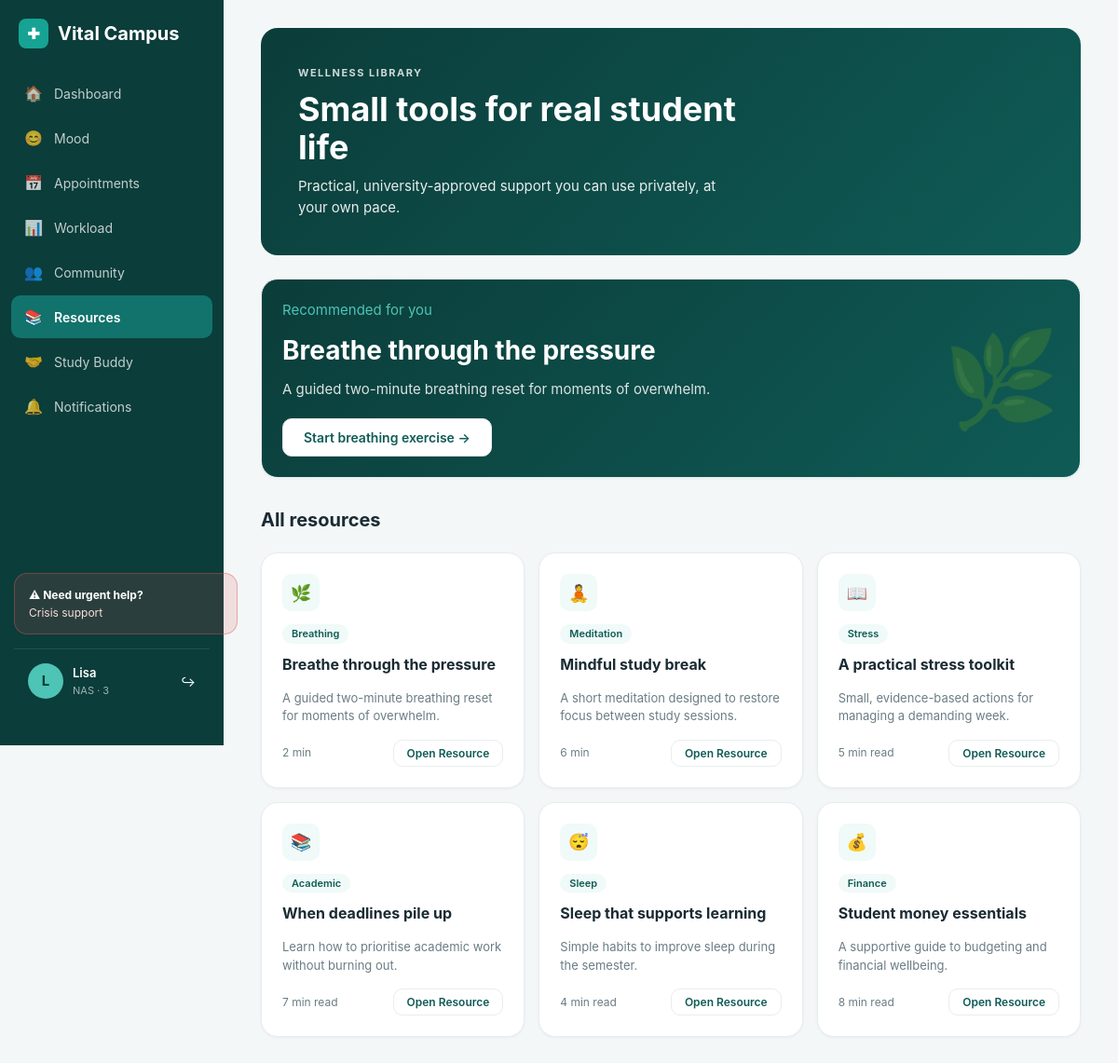
/resources (signed in), run on the app's committed database.
### database.py (models this page shows, shortened)
class User(UserMixin, db.Model):
    __tablename__ = 'users'
    id = db.Column(db.Integer, primary_key=True)
    user_id = db.Column(db.String(36), unique=True, nullable=False, default=lambda: str(uuid.uuid4()))
    student_number = db.Column(db.String(15), unique=True, nullable=False)
    preferred_name = db.Column(db.String(60), nullable=False)
    email = db.Column(db.String(120), unique=True, nullable=False)
    password = db.Column(db.String(200), nullable=False)
    faculty = db.Column(db.String(80), nullable=False)
    year_of_study = db.Column(db.SmallInteger, nullable=False)
    role = db.Column(db.String(20), default='student')
    is_active = db.Column(db.Boolean, default=True)
    created_at = db.Column(db.DateTime, default=datetime.utcnow)
    last_login = db.Column(db.DateTime, nullable=True)
    moods = db.relationship('MoodEntry', backref='user', lazy=True)
    appointments = db.relationship('Appointment', backref='user', lazy=True)
    posts = db.relationship('PeerPost', backref='user', lazy=True)
    notifications = db.relationship('Notification', backref='user', lazy=True)

class Resource(db.Model):
    __tablename__ = 'resources'
    id = db.Column(db.Integer, primary_key=True)
    title = db.Column(db.String(120), nullable=False)
    description = db.Column(db.String(300), nullable=False)
    category = db.Column(db.String(30), nullable=False)
    duration = db.Column(db.String(20), nullable=False)
    icon = db.Column(db.String(10), default='📚')
    featured = db.Column(db.Boolean, default=False)
    created_at = db.Column(db.DateTime, default=datetime.utcnow)

### app.py (the view)
@app.route('/resources')
@student_only
@login_required
def resources():
    all_resources = Resource.query.order_by(Resource.created_at.asc()).all()
    featured = next((r for r in all_resources if r.featured), None)
    return render_template('resources.html', resources=all_resources, featured=featured)

### app.py (called while the page is built)
@login_manager.user_loader
def load_user(user_id):
    return User.query.get(int(user_id))

def student_only(f):
    @wraps(f)
    def decorated(*args, **kwargs):
        if current_user.role == 'admin':
            flash('Admins use the admin panel.', 'info')
            return redirect(url_for('admin'))
        return f(*args, **kwargs)
    return decorated

### templates/resources.html (shortened to what this page needs)
<!DOCTYPE html>
<html lang="en">
<head>
    <link rel="stylesheet" href="{{ url_for('static', filename='css/style.css') }}">
</head>
<body>
    <div class="layout">
        <aside class="sidebar">
            <div>
                <div class="sidebar-brand"><div class="sidebar-brand-icon">✚</div><span>Vital Campus</span></div>
                <nav class="sidebar-nav">
                    <a href="{{ url_for('dashboard') }}"><i>🏠</i><span>Dashboard</span></a>
                    <a href="{{ url_for('mood') }}"><i>😊</i><span>Mood</span></a>
                    <a href="{{ url_for('booking') }}"><i>📅</i><span>Appointments</span></a>
                    <a href="{{ url_for('workload') }}"><i>📊</i><span>Workload</span></a>
                    <a href="{{ url_for('forum') }}"><i>👥</i><span>Community</span></a>
                    <a href="{{ url_for('resources') }}" class="active"><i>📚</i><span>Resources</span></a>
                    <a href="{{ url_for('studybuddy') }}"><i>🤝</i><span>Study Buddy</span></a>
                    <a href="{{ url_for('notifications') }}"><i>🔔</i><span>Notifications</span></a>
                </nav>
            </div>
            <div>
                <button class="sidebar-crisis" onclick="openCrisisModal()" style="cursor:pointer; width:100%; text-align:left; font-family:inherit;">
                    <strong>⚠ Need urgent help?</strong>
                    Crisis support
                </button>
                <div class="sidebar-user">
                    <div class="sidebar-user-avatar">{{ current_user.preferred_name[0] }}</div>
                    <div class="sidebar-user-info"><div>{{ current_user.preferred_name }}</div><div>NAS · {{ current_user.year_of_study }}</div></div>
                    <a href="{{ url_for('logout') }}" style="margin-left:auto; color:#fff; text-decoration:none; font-size:14px;">↪</a>
                </div>
            </div>
        </aside>
        <main class="main-content">
            <div class="banner">
                <div class="banner-content">
                    <div class="eyebrow">Wellness Library</div>
                    <h1>Small tools for real student life</h1>
                    <p>Practical, university-approved support you can use privately, at your own pace.</p>
                </div>
            </div>
            {% if featured %}
            <div class="card" style="background: linear-gradient(135deg, var(--teal-900), var(--teal-700)); color: white;">
                <div style="display: flex; justify-content: space-between; align-items: center; gap: 20px;">
                    <div>
                        <div class="eyebrow" style="color: var(--teal-400);">Recommended for you</div>
                        <h2 style="font-size: 28px; margin: 10px 0;">{{ featured.title }}</h2>
                        <p style="opacity: 0.85; max-width: 500px;">{{ featured.description }}</p>
                        <button class="btn btn-secondary" style="margin-top: 20px;" onclick="openResource('{{ featured.title }}', '{{ featured.description }}', '{{ featured.duration }}')">Start breathing exercise →</button>
                    </div>
                    <div style="font-size: 100px; opacity: 0.3;">{{ featured.icon }}</div>
                </div>
            </div>
            {% endif %}
            <h3 style="margin: 30px 0 15px 0; font-size: 20px;">All resources</h3>
            <div class="quick-actions" style="grid-template-columns: repeat(3, 1fr);">
                {% for r in resources %}
                <div class="card" style="margin: 0;">
                    <div style="width: 40px; height: 40px; border-radius: 10px; background: var(--teal-50); color: var(--teal-600); display: flex; align-items: center; justify-content: center; font-size: 18px; margin-bottom: 12px;">{{ r.icon }}</div>
                    <div style="font-size: 11px; background: var(--teal-50); color: var(--teal-700); padding: 2px 10px; border-radius: 12px; display: inline-block; margin-bottom: 10px; font-weight: 600;">{{ r.category }}</div>
                    <h3>{{ r.title }}</h3>
                    <p style="color: var(--ink-500); font-size: 13px; margin-bottom: 15px;">{{ r.description }}</p>
                    <div style="display: flex; justify-content: space-between; align-items: center; font-size: 12px; color: var(--ink-500);">
                        <span>{{ r.duration }}</span>
                        <button class="btn btn-secondary" style="padding: 6px 14px; font-size: 12px;" onclick="openResource('{{ r.title }}', '{{ r.description }}', '{{ r.duration }}')">Open Resource</button>
                    </div>
                </div>
                {% else %}
                <div class="card" style="grid-column: span 3; text-align: center; padding: 40px; color: var(--ink-500);">No resources available yet.</div>
                {% endfor %}
            </div>
        </main>
    </div>
</body>
</html>

### static/css/style.css (style rules this page uses)
:root { --teal-900: #0b3d3a; --teal-700: #0f5b56; --teal-600: #12736c; --teal-500: #16a394; --teal-400: #4dc4b5; --teal-100: #e6f7f4; --teal-50: #f0faf8; --amber-500: #e6a23c; --amber-100: #fdf3e2; --red-500: #d9534f; --red-100: #fdeceb; --ink-900: #1a2b33; --ink-700: #334a55; --ink-500: #6b7d85; --ink-300: #b3bfc5; --ink-100: #e8edef; --bg: #f4f7f8; --white: #ffffff; --radius: 14px; --radius-lg: 18px; --shadow-sm: 0 1px 3px rgba(15, 91, 86, 0.06); --shadow-md: 0 4px 14px rgba(15, 91, 86, 0.08); }
* { margin: 0; padding: 0; box-sizing: border-box; }
body { font-family: -apple-system, BlinkMacSystemFont, 'Segoe UI', Roboto, sans-serif; background: var(--bg); color: var(--ink-900); font-size: 15px; line-height: 1.5; }
.layout { display: flex; min-height: 100vh; }
.sidebar { width: 240px; background: var(--teal-900); color: white; padding: 20px 0; position: fixed; top: 0; left: 0; height: 100vh; display: flex; flex-direction: column; justify-content: space-between; }
.sidebar-brand { display: flex; align-items: center; gap: 10px; padding: 0 20px 25px 20px; font-size: 20px; font-weight: 700; color: white; }
.sidebar-brand-icon { width: 32px; height: 32px; background: var(--teal-500); border-radius: 8px; display: flex; align-items: center; justify-content: center; font-size: 16px; }
.sidebar-nav { display: flex; flex-direction: column; gap: 2px; padding: 0 12px; }
.sidebar-nav a { display: flex; align-items: center; gap: 12px; padding: 11px 14px; border-radius: 10px; color: rgba(255,255,255,0.75); text-decoration: none; font-size: 14px; transition: all 0.2s; }
.sidebar-nav a.active { background: var(--teal-600); color: white; font-weight: 600; }
.sidebar-nav a i { width: 20px; text-align: center; font-size: 16px; font-style: normal; }
.sidebar-crisis { margin: 15px; padding: 15px; background: rgba(217, 83, 79, 0.15); border: 1px solid rgba(217, 83, 79, 0.4); border-radius: var(--radius); font-size: 12px; color: #fdd; display: block; }
.sidebar-crisis strong { display: block; margin-bottom: 4px; color: white; }
.sidebar-user { display: flex; align-items: center; gap: 10px; padding: 15px; margin: 15px; border-top: 1px solid rgba(255,255,255,0.1); }
.sidebar-user-avatar { width: 38px; height: 38px; border-radius: 50%; background: var(--teal-400); color: var(--teal-900); display: flex; align-items: center; justify-content: center; font-weight: 700; }
.sidebar-user-info div:first-child { font-weight: 600; font-size: 13px; }
.sidebar-user-info div:last-child { font-size: 11px; opacity: 0.6; }
.main-content { flex: 1; margin-left: 240px; padding: 30px 40px; max-width: 1200px; }
.banner { position: relative; border-radius: var(--radius-lg); padding: 40px; margin-bottom: 25px; color: white; overflow: hidden; background: linear-gradient(135deg, var(--teal-900), var(--teal-700)); min-height: 180px; display: flex; align-items: center; }
.banner-content { position: relative; z-index: 2; max-width: 60%; }
.banner .eyebrow { font-size: 11px; font-weight: 700; letter-spacing: 1.5px; text-transform: uppercase; opacity: 0.8; margin-bottom: 10px; }
.banner h1 { font-size: 36px; margin-bottom: 10px; font-weight: 700; line-height: 1.15; }
.banner p { font-size: 15px; opacity: 0.9; max-width: 500px; }
.card { background: var(--white); border-radius: var(--radius-lg); padding: 22px; margin-bottom: 20px; border: 1px solid var(--ink-100); box-shadow: var(--shadow-sm); }
.card h3 { font-size: 16px; font-weight: 700; margin-bottom: 15px; color: var(--ink-900); }
.quick-actions { display: grid; grid-template-columns: repeat(4, 1fr); gap: 15px; margin-top: 20px; }
.btn { display: inline-block; padding: 11px 22px; border-radius: 10px; font-size: 14px; font-weight: 600; cursor: pointer; border: none; text-decoration: none; text-align: center; transition: all 0.2s; font-family: inherit; }
.btn-secondary { background: var(--white); color: var(--teal-700); border: 1px solid var(--ink-100); }

### data on the page
User: preferred_name "L", preferred_name "Lisa", year_of_study "3"
Resource: title "Breathe through the pressure", description "A guided two-minute breathing reset for moments of overwhelm.", icon "🌿", category "Breathing", duration "2 min"
Resource: icon "🧘", category "Meditation", title "Mindful study break", description "A short meditation designed to restore focus between study sessions.", duration "6 min"
Resource: icon "📖", category "Stress", title "A practical stress toolkit", description "Small, evidence-based actions for managing a demanding week.", duration "5 min read"
Resource: icon "📚", category "Academic", title "When deadlines pile up", description "Learn how to prioritise academic work without burning out.", duration "7 min read"
Resource: icon "😴", category "Sleep", title "Sleep that supports learning", description "Simple habits to improve sleep during the semester.", duration "4 min read"
Resource: icon "💰", category "Finance", title "Student money essentials", description "A supportive guide to budgeting and financial wellbeing.", duration "8 min read"
